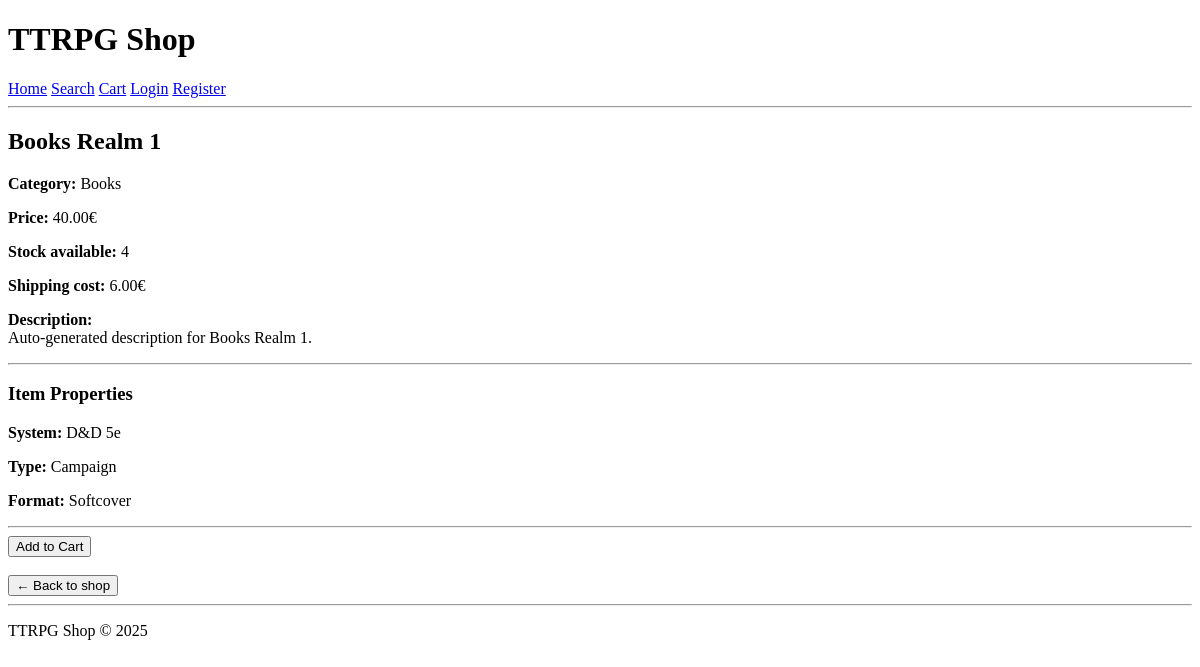
Page /item.php?id=1 on the earlier database version.
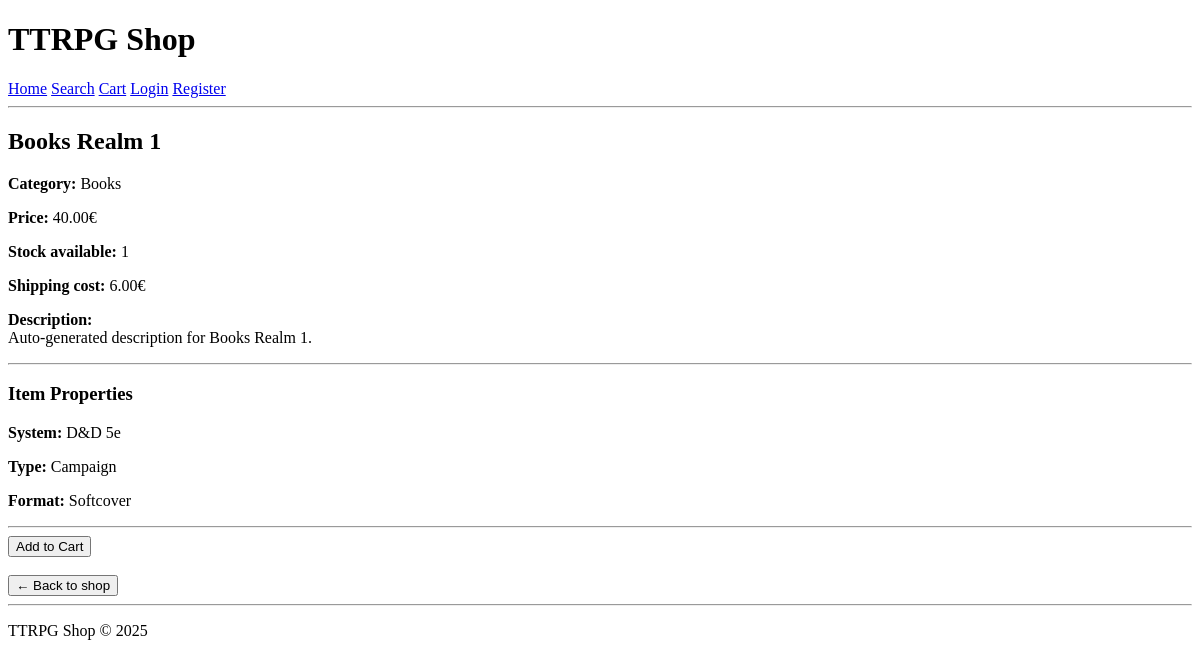
Same page on the later database version.
### tables this page shows
CREATE TABLE `items` (
  `id` int(11) NOT NULL,
  `category_id` int(11) NOT NULL,
  `name` varchar(255) NOT NULL,
  `price` decimal(10,2) NOT NULL,
  `stock` int(11) NOT NULL,
  `weight` decimal(10,2) DEFAULT NULL,
  `shipping_cost` decimal(10,2) DEFAULT NULL,
  `description` text DEFAULT NULL,
  `image_path` varchar(255) DEFAULT NULL
);

CREATE TABLE `categories` (
  `id` int(11) NOT NULL,
  `name` varchar(100) NOT NULL
);

CREATE TABLE `book_properties` (
  `item_id` int(11) NOT NULL,
  `system` varchar(100) DEFAULT NULL,
  `type` varchar(100) DEFAULT NULL,
  `format` varchar(100) DEFAULT NULL
);

### public/item.php (the view, shortened to what this page needs)
<?php
include "../includes/header.php";
include "../includes/database.php";
$id = intval($_GET['id']);
$stmt = $conn->prepare("
    SELECT items.*, categories.name AS cat_name
    FROM items
    JOIN categories ON items.category_id = categories.id
    WHERE items.id=?
");
$stmt->bind_param("i", $id);
$stmt->execute();
$item = $stmt->get_result()->fetch_assoc();
if ($item['category_id'] == 1) {
    $stmt_props = $conn->prepare("SELECT * FROM book_properties WHERE item_id=?");
}
    $stmt_props->bind_param("i", $id);
    $stmt_props->execute();
    $props = $stmt_props->get_result()->fetch_assoc();
?>
<h2><?= htmlspecialchars($item['name']) ?></h2>
<p><b>Category:</b> <?= $item['cat_name'] ?></p>
<p><b>Price:</b> <?= $item['price'] ?>€</p>
<p><b>Stock available:</b> <?= $item['stock'] ?></p>
<p><b>Shipping cost:</b> <?= $item['shipping_cost'] ?>€</p>
<p><b>Description:</b><br>
<?= nl2br(htmlspecialchars($item['description'])) ?></p>
<hr>
<h3>Item Properties</h3>
<?php if ($item['category_id'] == 1): ?>
    <p><b>System:</b> <?= htmlspecialchars($props['system']) ?></p>
    <p><b>Type:</b> <?= htmlspecialchars($props['type']) ?></p>
    <p><b>Format:</b> <?= htmlspecialchars($props['format']) ?></p>
<?php elseif ($item['category_id'] == 2): ?>
    <p><b>Material:</b> <?= htmlspecialchars($props['material']) ?></p>
    <p><b>Dice Count:</b> <?= htmlspecialchars($props['dice_count']) ?></p>
    <p><b>Theme:</b> <?= htmlspecialchars($props['theme']) ?></p>
<?php elseif ($item['category_id'] == 3): ?>
    <p><b>Size:</b> <?= htmlspecialchars($props['size']) ?></p>
    <p><b>Creature Type:</b> <?= htmlspecialchars($props['creature_type']) ?></p>
    <p><b>Material:</b> <?= htmlspecialchars($props['material']) ?></p>
<?php endif; ?>
<hr>
<?php if ($item['stock'] > 0): ?>
    <form method="post" action="cart.php">
        <button type="submit">Add to Cart</button>
    </form>
<?php else: ?>
    <p style="color:red;"><b>Out of stock</b></p>
<?php endif; ?>
<br>
<button type="button" onclick="history.back();">← Back to shop</button>
<?php include "../includes/footer.php"; ?>

### includes/header.php (shortened to what this page needs)
<!DOCTYPE html>
<html>
<head>
</head>
<body>
<header>
    <h1>TTRPG Shop</h1>
    <nav>
        <a href="index.php">Home</a>
        <?php
        if (!isset($_SESSION['user_admin']) || $_SESSION['user_admin'] != 1): ?>
            <a href="search.php">Search</a>
            <a href="cart.php">Cart</a>
        <?php endif; ?>
        <?php if (isset($_SESSION['user_id'])): ?>
            <a href="../public/logout.php">Logout</a>
        <?php else: ?>
            <a href="login.php">Login</a>
            <a href="register.php">Register</a>
        <?php endif; ?>
    </nav>
</header>
<hr>

### includes/footer.php
<hr>
<footer>
    <p>TTRPG Shop © 2025</p>
</footer>
</body>
</html>

Differences in the rows shown:
changed items "Books Realm 1": stock "4" → "1"
